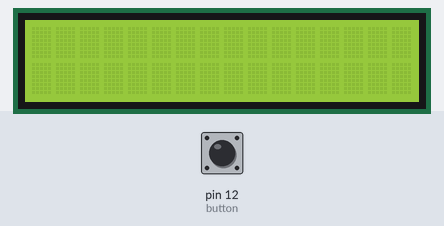
Simulated run of this sketch. Board: Arduino Uno, built with avr-gcc and run on an emulated ATmega328P. Shown: 16×2 character LCD. The test bench sets the inputs (shaded band); at power-on: pin 12 (button) LOW.

Above: at 1.2 s.
1.3 s: pin 12 (button) pulled HIGH for 0.15 s
At 1.8 s:
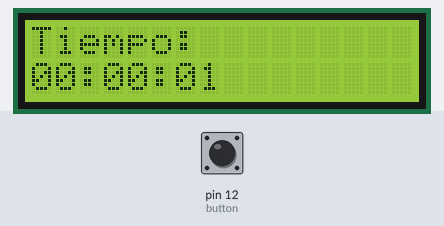
At 2.7 s:
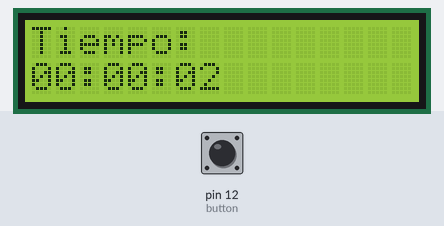
Timing chart, 0 to 4.3 s (numbered marks = the images above; inputs shaded):
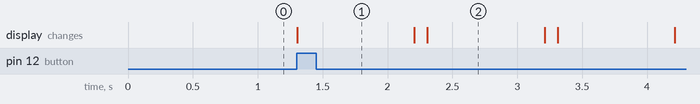

Measured:
- after the input at 1.3 s, the display: changes at once (image 1)
- what the display in image 2 shows lasts 0.9 s, from 2.3 s to 3.2 s

The sketch:

LCD_Tutorial.ino
```cpp
#include <LiquidCrystal.h> // Incluye la Libreria LiquidCrystal
const int rs = 8;
const int en = 9;
const int d4 = 6;
const int d5 = 5;
const int d6 = 4;
const int d7 = 3;
LiquidCrystal lcd(rs, en, d4,d5,d6,d7);
const int button = 12;
int butttonState = 0;
bool start = 0;
unsigned long tiempo;
int segundos = 0;
int minutos = 0;
int horas = 0;

void setup() {
  pinMode(button,INPUT);
  lcd.begin(16,2); // Inicializa la interface para el LCD screen, and determina sus dimensiones (ancho y alto) del display
  Serial.begin(9600);
}

void loop() {
 int  buttonState = digitalRead(button);


  if(buttonState == HIGH){
      start=1;
      }
  if(start){
    lcd.setCursor(0,0);
    lcd.print("Tiempo: ");
    lcd.setCursor(0,1);
    tiempo = millis();
    segundos = (tiempo/1000);
    minutos = (segundos/60);
    horas = (minutos/60);
    if(horas<10){
      lcd.print(0);
    }
    lcd.print(horas);
    lcd.print(":");
    if(minutos-(60*horas)<10){
      lcd.print(0);
    }
    lcd.print(minutos-(60*horas));
    lcd.print(":");
    if((segundos-(60*minutos)-(360*horas))<10){
      lcd.print(0);
    }
    lcd.print(segundos-(60*minutos));
    delay(900);
    lcd.clear();
    delay(100);
  }

 }
```
